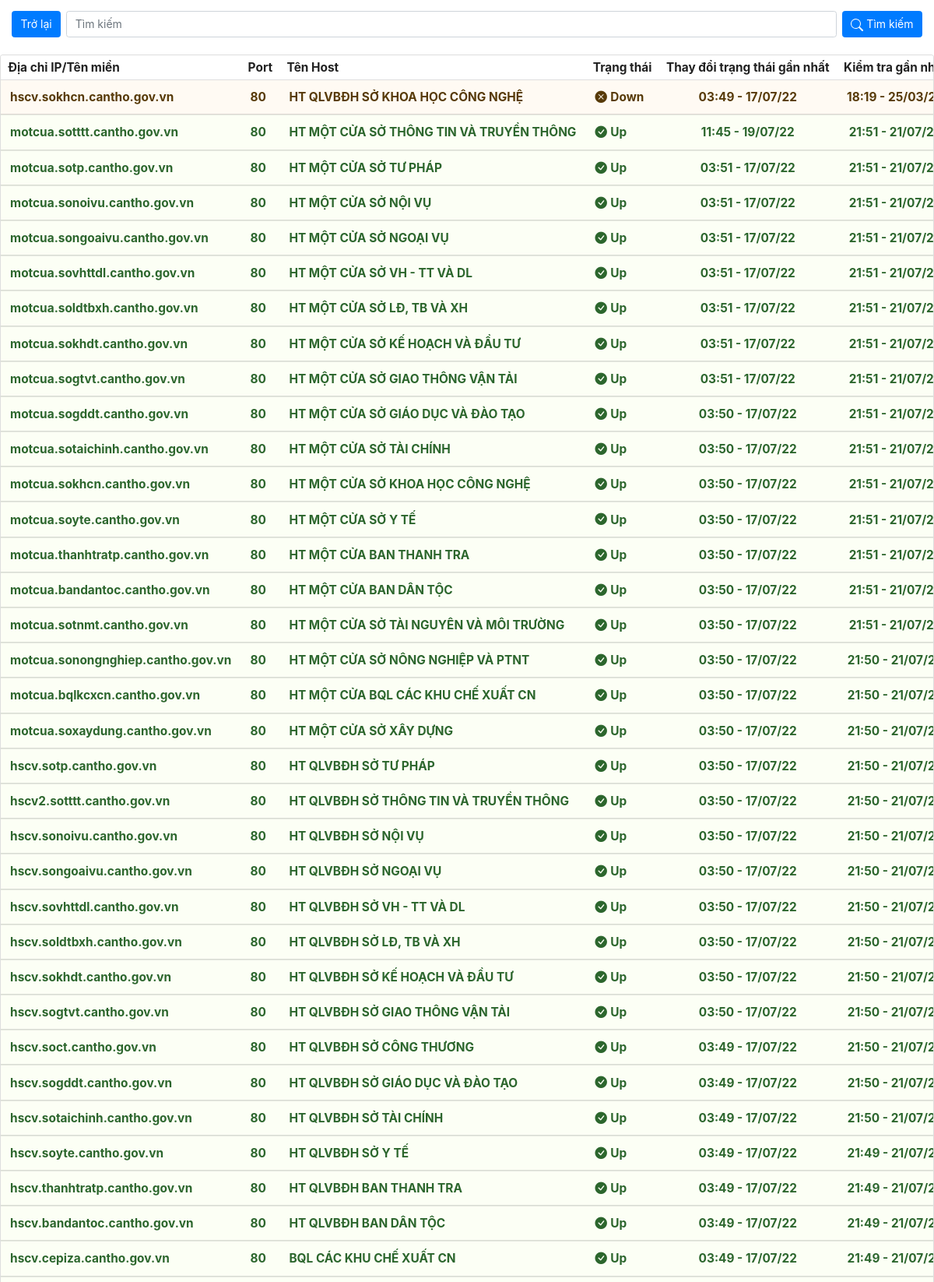
/fullview/ (signed in, upper part), run on the app's committed database.
### monitor/models.py (models this page shows, shortened)
class Host(models.Model):
    name = models.CharField(max_length=200)
    description = models.CharField(max_length=200, blank=True)
    address = models.CharField(max_length=255)
    port = models.CharField(max_length=20)
    last_check = models.DateTimeField('last check', default=timezone.now)
    last_status_change = models.DateTimeField('last status change', default=timezone.now)
    status_info = models.CharField(max_length=200, blank=True, default='')
    network = models.GenericIPAddressField(protocol='IPv4', null=True, blank=True)
    DEFAULT = 0
    SUCCESS = 1
    INFO = 2
    WARNING = 3
    DANGER = 4
    STATUS_CHOICES = (
        (DEFAULT, 'secondary'),
        (SUCCESS, 'positive'),
        (INFO, 'primary'),
        (WARNING, 'warning'),
        (DANGER, 'negative'),
    )
    status = models.IntegerField(choices=STATUS_CHOICES, default=DEFAULT)
    logger = logging.getLogger(__name__)

### monitor/views.py (the view)
# urls.py: path('fullview/', views.FullViewHost.as_view(), name='fullview_host'),
class FullViewHost(LoginRequiredMixin, ListView):
    login_url = '/login'
    template_name = 'monitor/fullviewhost.html'
    context_object_name = 'host_list'
    def get_queryset(self):
        return Host.objects.all().order_by('-status', '-last_status_change')

### monitor/templates/monitor/fullviewhost.html (shortened to what this page needs)
{% load static %}
<html>
<head>
</head>
<link
        rel="stylesheet"
        type="text/css"
        href="{% static 'monitor/css/semantic.css' %}"
/>
<link
        rel="stylesheet"
        type="text/css"
        href="{% static 'monitor/css/bootstrap.css' %}"
/>
<link
        rel="stylesheet"
        href="https://cdn.jsdelivr.net/npm/bootstrap-icons@1.8.3/font/bootstrap-icons.css"
/>
<link rel="stylesheet" href="https://cdn.jsdelivr.net/npm/bootstrap@4.1.3/dist/css/bootstrap.min.css"
/>
{% block content %}
<div class="container-fluid d-grid gap-2 d-md-flex justify-content-md-end py-1" id="quiz-time-left"></div>
<div class="container-fluid">
<form class="d-grid gap-2 d-md-flex justify-content-md-start py-2" method="POST" action="{% url 'monitor:search_fullview_host' %}">
    <a type="button" class="btn btn-primary" href="{% url 'monitor:host' %}">Trở lại</a>
    <input class="form-control" name="search" type="search" placeholder="Tìm kiếm" aria-label="Search">
    <button type="submit" class="btn btn-primary">
        Tìm kiếm
    </button>
</form>
  </div>
{% if host_list %}
<table class="table-responsive ui fixed single line very compact large selectable table">
  <thead>
    <tr>
      <td class="two wide"><strong>Địa chỉ IP/Tên miền</strong></td>
      <td class="two wide"><strong>Port</strong></td>
      <td class="two wide"><strong>Tên Host</strong></td>
      <td class="two wide"><strong>Trạng thái</strong></td>
      <td class="three wide"><strong>Thay đổi trạng thái gần nhất</strong></td>
      <td class="two wide"><strong>Kiểm tra gần nhất</strong></td>
    </tr>
  </thead>
  <tbody>
    {% for host in host_list %}
    <tr class="{{ host.get_status_display }}">
      <td class="selectable">
        <a href="{% url 'monitor:host_detail' host.id %}"><strong>{{ host.address }}</strong></a>
      </td>
      <td class="selectable">
        <a href="{% url 'monitor:host_detail' host.id %}"><strong>{{ host.port }}</strong></a>
      </td>
      <td class="selectable">
        <a href="{% url 'monitor:host_detail' host.id %}"><strong>{{ host.name|upper }}</strong></a>
      </td>
      <td class="selectable">
        <a href="{% url 'monitor:host_detail' host.id %}">
          {% if host.status < host.WARNING %}
          <i class="bi bi-check-circle-fill"></i>
          {% else %}
          <i class="bi bi-x-circle-fill"></i>
          {% endif %}
          <strong>{{ host.status_info }}</strong>
        </a>
      </td>
      <td class="selectable center aligned">
        <a
          href="{% url 'monitor:host_detail' host.id %}"><strong>{{ host.last_status_change|date:"H:i - d/m/y " }}</strong></a>
      </td>
      <td class="selectable center aligned">
        <a href="{% url 'monitor:host_detail' host.id %}"><strong>{{ host.last_check|date:"H:i - d/m/y " }}</strong></a>
      </td>
    </tr>
    {% endfor %}
  </tbody>
</table>
{% else %}
<p>Không có máy chủ.</p>
{% endif %}
{% endblock %}

### data on the page
Host: address "hscv.sokhcn.cantho.gov.vn", port "80", name "HT QLVBĐH SỞ KHOA HỌC CÔNG NGHỆ", status_info "Down", last_status_change "03:49 - 17/07/22", last_check "18:19 -…"
Host: address "motcua.sotttt.cantho.gov.vn", port "80", name "HT MỘT CỬA SỞ THÔNG TIN VÀ TRUYỀN THÔNG", status_info "Up", last_status_change "11:45 - 19/07/22", last_check "21:51 -…"
Host: address "motcua.sotp.cantho.gov.vn", port "80", name "HT MỘT CỬA SỞ TƯ PHÁP", status_info "Up", last_status_change "03:51 - 17/07/22", last_check "21:51 -…"
Host: address "motcua.sonoivu.cantho.gov.vn", port "80", name "HT MỘT CỬA SỞ NỘI VỤ", status_info "Up", last_status_change "03:51 - 17/07/22", last_check "21:51 -…"
Host: address "motcua.songoaivu.cantho.gov.vn", port "80", name "HT MỘT CỬA SỞ NGOẠI VỤ", status_info "Up", last_status_change "03:51 - 17/07/22", last_check "21:51 -…"
Host: address "motcua.sovhttdl.cantho.gov.vn", port "80", name "HT MỘT CỬA SỞ VH - TT VÀ DL", status_info "Up", last_status_change "03:51 - 17/07/22", last_check "21:51 -…"
Host: address "motcua.soldtbxh.cantho.gov.vn", port "80", name "HT MỘT CỬA SỞ LĐ, TB VÀ XH", status_info "Up", last_status_change "03:51 - 17/07/22", last_check "21:51 -…"
Host: address "motcua.sokhdt.cantho.gov.vn", port "80", name "HT MỘT CỬA SỞ KẾ HOẠCH VÀ ĐẦU TƯ", status_info "Up", last_status_change "03:51 - 17/07/22", last_check "21:51 -…"
Host: address "motcua.sogtvt.cantho.gov.vn", port "80", name "HT MỘT CỬA SỞ GIAO THÔNG VẬN TẢI", status_info "Up", last_status_change "03:51 - 17/07/22", last_check "21:51 -…"
Host: address "motcua.sogddt.cantho.gov.vn", port "80", name "HT MỘT CỬA SỞ GIÁO DỤC VÀ ĐÀO TẠO", status_info "Up", last_status_change "03:50 - 17/07/22", last_check "21:51 -…"
Host: address "motcua.sotaichinh.cantho.gov.vn", port "80", name "HT MỘT CỬA SỞ TÀI CHÍNH", status_info "Up", last_status_change "03:50 - 17/07/22", last_check "21:51 -…"
Host: address "motcua.sokhcn.cantho.gov.vn", port "80", name "HT MỘT CỬA SỞ KHOA HỌC CÔNG NGHỆ", status_info "Up", last_status_change "03:50 - 17/07/22", last_check "21:51 -…"
Host: address "motcua.soyte.cantho.gov.vn", port "80", name "HT MỘT CỬA SỞ Y TẾ", status_info "Up", last_status_change "03:50 - 17/07/22", last_check "21:51 -…"
Host: address "motcua.thanhtratp.cantho.gov.vn", port "80", name "HT MỘT CỬA BAN THANH TRA", status_info "Up", last_status_change "03:50 - 17/07/22", last_check "21:51 -…"
Host: address "motcua.bandantoc.cantho.gov.vn", port "80", name "HT MỘT CỬA BAN DÂN TỘC", status_info "Up", last_status_change "03:50 - 17/07/22", last_check "21:51 -…"
Host: address "motcua.sotnmt.cantho.gov.vn", port "80", name "HT MỘT CỬA SỞ TÀI NGUYÊN VÀ MÔI TRƯỜNG", status_info "Up", last_status_change "03:50 - 17/07/22", last_check "21:51 -…"
Host: address "motcua.sonongnghiep.cantho.gov.vn", port "80", name "HT MỘT CỬA SỞ NÔNG NGHIỆP VÀ PTNT", status_info "Up", last_status_change "03:50 - 17/07/22", last_check "21:50 -…"
Host: address "motcua.bqlkcxcn.cantho.gov.vn", port "80", name "HT MỘT CỬA BQL CÁC KHU CHẾ XUẤT CN", status_info "Up", last_status_change "03:50 - 17/07/22", last_check "21:50 -…"
Host: address "motcua.soxaydung.cantho.gov.vn", port "80", name "HT MỘT CỬA SỞ XÂY DỰNG", status_info "Up", last_status_change "03:50 - 17/07/22", last_check "21:50 -…"
Host: address "hscv.sotp.cantho.gov.vn", port "80", name "HT QLVBĐH SỞ TƯ PHÁP", status_info "Up", last_status_change "03:50 - 17/07/22", last_check "21:50 -…"
Host: address "hscv2.sotttt.cantho.gov.vn", port "80", name "HT QLVBĐH SỞ THÔNG TIN VÀ TRUYỀN THÔNG", status_info "Up", last_status_change "03:50 - 17/07/22", last_check "21:50 -…"
Host: address "hscv.sonoivu.cantho.gov.vn", port "80", name "HT QLVBĐH SỞ NỘI VỤ", status_info "Up", last_status_change "03:50 - 17/07/22", last_check "21:50 -…"
Host: address "hscv.songoaivu.cantho.gov.vn", port "80", name "HT QLVBĐH SỞ NGOẠI VỤ", status_info "Up", last_status_change "03:50 - 17/07/22", last_check "21:50 -…"
Host: address "hscv.sovhttdl.cantho.gov.vn", port "80", name "HT QLVBĐH SỞ VH - TT VÀ DL", status_info "Up", last_status_change "03:50 - 17/07/22", last_check "21:50 -…"
Host: address "hscv.soldtbxh.cantho.gov.vn", port "80", name "HT QLVBĐH SỞ LĐ, TB VÀ XH", status_info "Up", last_status_change "03:50 - 17/07/22", last_check "21:50 -…"
Host: address "hscv.sokhdt.cantho.gov.vn", port "80", name "HT QLVBĐH SỞ KẾ HOẠCH VÀ ĐẦU TƯ", status_info "Up", last_status_change "03:50 - 17/07/22", last_check "21:50 -…"
Host: address "hscv.sogtvt.cantho.gov.vn", port "80", name "HT QLVBĐH SỞ GIAO THÔNG VẬN TẢI", status_info "Up", last_status_change "03:50 - 17/07/22", last_check "21:50 -…"
Host: address "hscv.soct.cantho.gov.vn", port "80", name "HT QLVBĐH SỞ CÔNG THƯƠNG", status_info "Up", last_status_change "03:49 - 17/07/22", last_check "21:50 -…"
Host: address "hscv.sogddt.cantho.gov.vn", port "80", name "HT QLVBĐH SỞ GIÁO DỤC VÀ ĐÀO TẠO", status_info "Up", last_status_change "03:49 - 17/07/22", last_check "21:50 -…"
Host: address "hscv.sotaichinh.cantho.gov.vn", port "80", name "HT QLVBĐH SỞ TÀI CHÍNH", status_info "Up", last_status_change "03:49 - 17/07/22", last_check "21:50 -…"
Host: address "hscv.soyte.cantho.gov.vn", port "80", name "HT QLVBĐH SỞ Y TẾ", status_info "Up", last_status_change "03:49 - 17/07/22", last_check "21:49 -…"
Host: address "hscv.thanhtratp.cantho.gov.vn", port "80", name "HT QLVBĐH BAN THANH TRA", status_info "Up", last_status_change "03:49 - 17/07/22", last_check "21:49 -…"
Host: address "hscv.bandantoc.cantho.gov.vn", port "80", name "HT QLVBĐH BAN DÂN TỘC", status_info "Up", last_status_change "03:49 - 17/07/22", last_check "21:49 -…"
Host: address "hscv.cepiza.cantho.gov.vn", port "80", name "BQL CÁC KHU CHẾ XUẤT CN", status_info "Up", last_status_change "03:49 - 17/07/22", last_check "21:49 -…"
